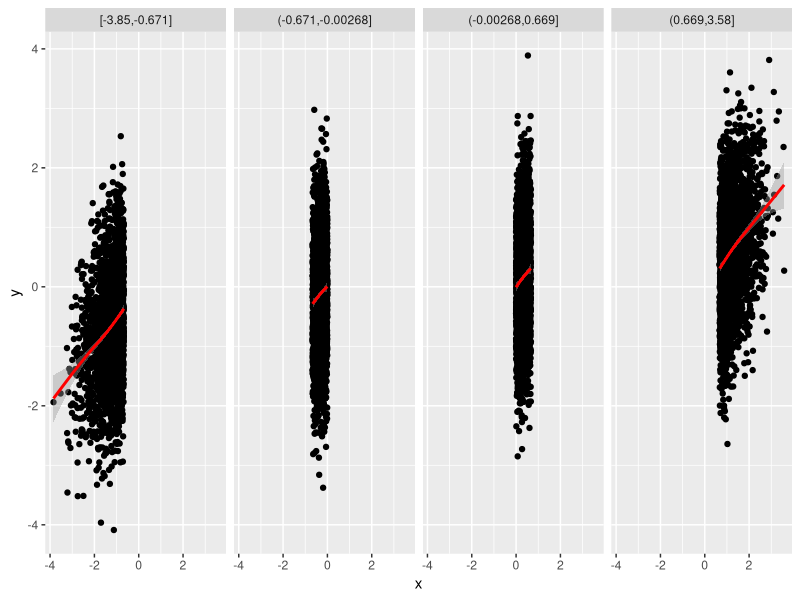

This figure's R source:
library(ggplot2)

set.seed(100)
N <- 10000
Sigma <- matrix(c(1, 0.5, 0.5, 1), nrow = 2)
X <- matrix(c(rnorm(N), rnorm(N)), nrow= 2)
L <- chol(Sigma)
Z <-t(L) %*% X
y <- Z[1,]
x <- Z[2,]

df <- data.frame(x = x,y = y)

df$band <- with(df, cut(x, breaks = quantile(x), include.lowest = TRUE))

df$bands <- with(df, cut(x, breaks = quantile(x, probs = seq(0,1,0.25)), include.lowest = TRUE))

table(df$bands)

ggplot(data = df, aes(x = x,y = y)) +
  geom_point() +
  facet_wrap(~bands, ncol = 4) + 
  geom_smooth(colour = "red")

